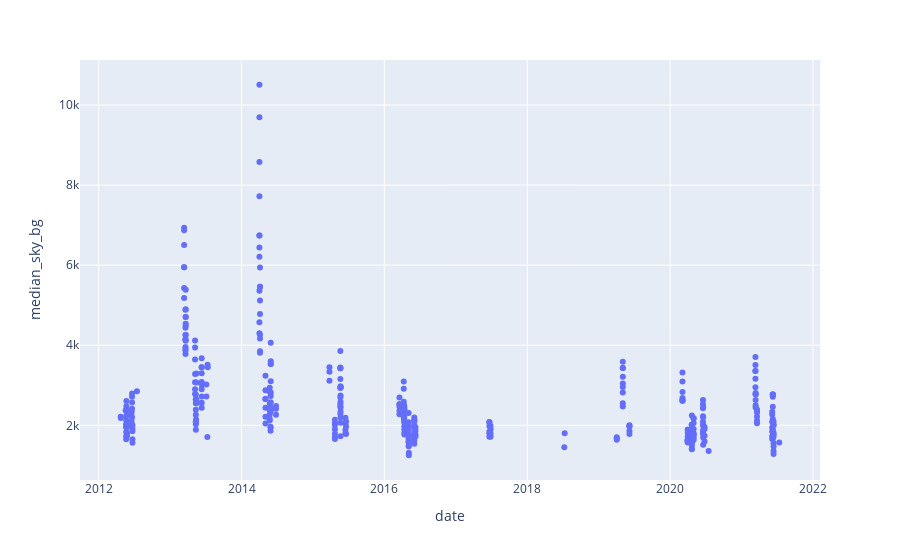

The notebook cell saved with this chart:
### Code cell
px.scatter(df_inc, x="date", y="median_sky_bg", hover_data=["median_moon_distance", "median_moon_phase"])

### Figure 1 — Plotly figure (JSON) as saved in the notebook; plotly's stock layout.template omitted (floating-point values rounded to 4 significant figures; data arrays with more than 128 entries replaced by an {"elided": "..."} marker saying what was removed)
{"data": [{"customdata": {"elided": "386x2 float values"}, "hovertemplate": "date=%{x}<br>median_sky_bg=%{y}<br>median_moon_distance=%{customdata[0]}<br>median_moon_phase=%{customdata[1]}<extra></extra>", "legendgroup": "", "marker": {"color": "#636efa", "symbol": "circle"}, "mode": "markers", "name": "", "orientation": "v", "showlegend": false, "type": "scatter", "x": {"elided": "386 str values"}, "xaxis": "x", "y": {"elided": "386 float values"}, "yaxis": "y"}], "layout": {"legend": {"tracegroupgap": 0}, "margin": {"t": 60}, "xaxis": {"anchor": "y", "domain": [0, 1], "title": {"text": "date"}}, "yaxis": {"anchor": "x", "domain": [0, 1], "title": {"text": "median_sky_bg"}}}}
